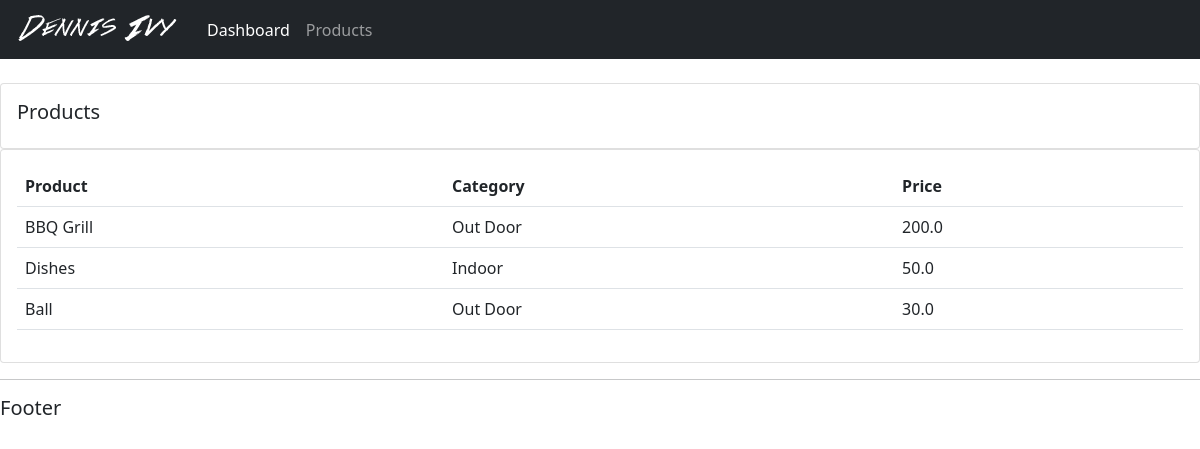
/products/, run on an earlier commit of the app's database.
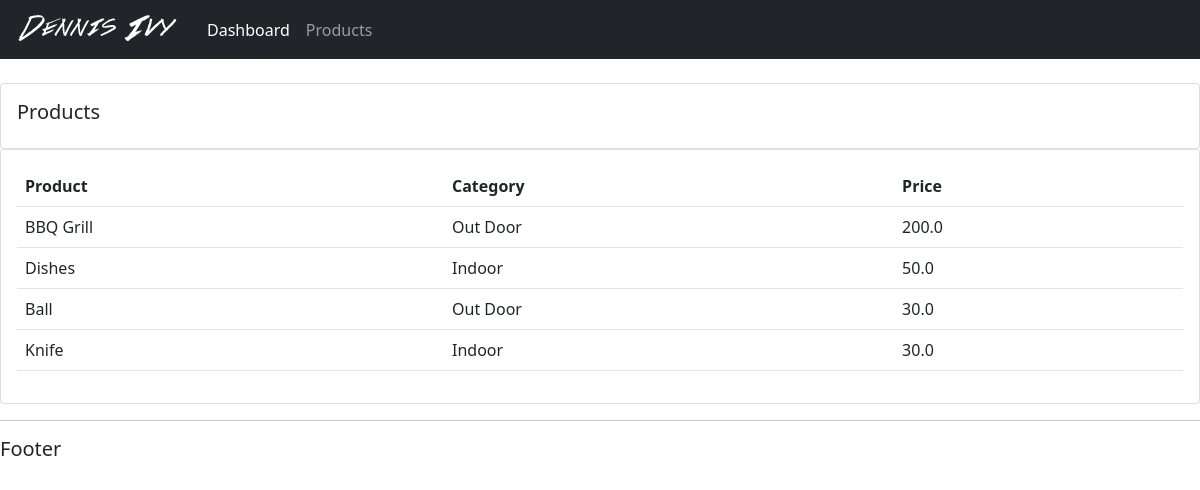
And on a later commit of the database.
### accounts/models.py (models this page shows, shortened)
class Product(models.Model):
	CATEGORY = (
			('Indoor', 'Indoor'),
			('Out Door', 'Out Door'),
			)
	name = models.CharField(max_length=200, null=True)
	price = models.FloatField(null=True)
	category = models.CharField(max_length=200, null=True, choices=CATEGORY)
	description = models.CharField(max_length=200, null=True)
	date_created = models.DateTimeField(auto_now_add=True, null=True)
	tag= models.ManyToManyField(Tag)

### accounts/views.py (the view)
# urls.py: path('products/',views.products,name="products"),
def products(request):
    products = Product.objects.all()
    return render(request,'accounts/products.html',{'products':products})

### accounts/templates/accounts/products.html
{% extends 'accounts/main.html' %} {% block content %}
<br />
<div class="row">
  <div class="col-md">
    <div class="card card-body">
      <h5>Products</h5>
    </div>
    <div class="card card-body">
      <table class="table">
        <tr>
          <th>Product</th>
          <th>Category</th>
          <th>Price</th>
        </tr>
        {% for i in products%}
        <tr>
          <td>{{i.name}}</td>
          <td>{{i.category}}</td>
          <td>{{i.price}}</td>
        </tr>
        {% endfor %}
      </table>
    </div>
  </div>
</div>
{% endblock %}

What changed in the data, as far as the page shows it:
added Product: name "Knife", category "Indoor", price "30.0"
